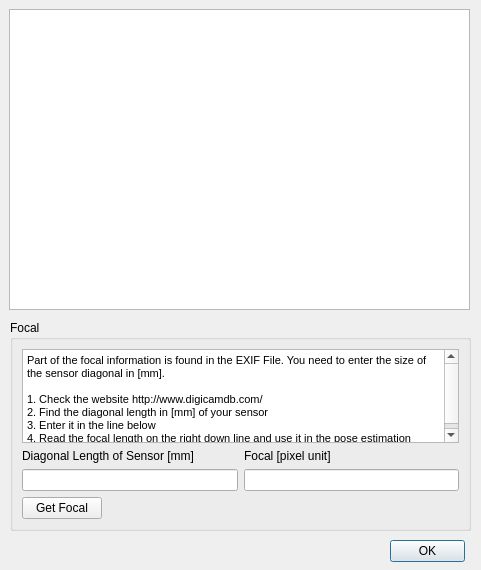
<?xml version="1.0" encoding="UTF-8"?>
<ui version="4.0">
 <class>Exif2</class>
 <widget class="QDialog" name="Exif2">
  <property name="geometry">
   <rect>
    <x>0</x>
    <y>0</y>
    <width>481</width>
    <height>570</height>
   </rect>
  </property>
  <property name="windowTitle">
   <string>Dialog</string>
  </property>
  <widget class="QDialogButtonBox" name="buttonBox">
   <property name="geometry">
    <rect>
     <x>390</x>
     <y>540</y>
     <width>75</width>
     <height>23</height>
    </rect>
   </property>
   <property name="orientation">
    <enum>Qt::Horizontal</enum>
   </property>
   <property name="standardButtons">
    <set>QDialogButtonBox::Ok</set>
   </property>
  </widget>
  <widget class="QTextBrowser" name="textBrowser">
   <property name="geometry">
    <rect>
     <x>9</x>
     <y>9</y>
     <width>461</width>
     <height>301</height>
    </rect>
   </property>
  </widget>
  <widget class="QGroupBox" name="groupBox">
   <property name="geometry">
    <rect>
     <x>10</x>
     <y>320</y>
     <width>461</width>
     <height>211</height>
    </rect>
   </property>
   <property name="title">
    <string>Focal</string>
   </property>
   <layout class="QGridLayout" name="gridLayout">
    <item row="2" column="0">
     <widget class="QLineEdit" name="lineDiagSensor"/>
    </item>
    <item row="0" column="0" colspan="2">
     <widget class="QTextBrowser" name="textBrowserFocal">
      <property name="sizePolicy">
       <sizepolicy hsizetype="Expanding" vsizetype="Minimum">
        <horstretch>0</horstretch>
        <verstretch>0</verstretch>
       </sizepolicy>
      </property>
      <property name="html">
       <string>&lt;!DOCTYPE HTML PUBLIC &quot;-//W3C//DTD HTML 4.0//EN&quot; &quot;http://www.w3.org/TR/REC-html40/strict.dtd&quot;&gt;
&lt;html&gt;&lt;head&gt;&lt;meta name=&quot;qrichtext&quot; content=&quot;1&quot; /&gt;&lt;style type=&quot;text/css&quot;&gt;
p, li { white-space: pre-wrap; }
&lt;/style&gt;&lt;/head&gt;&lt;body style=&quot; font-family:'MS Shell Dlg 2'; font-size:8.25pt; font-weight:400; font-style:normal;&quot;&gt;
&lt;p style=&quot; margin-top:0px; margin-bottom:0px; margin-left:0px; margin-right:0px; -qt-block-indent:0; text-indent:0px;&quot;&gt;&lt;span style=&quot; font-size:8pt;&quot;&gt;Part of the focal information is found in the EXIF File. You need to enter the size of the sensor diagonal in [mm]. &lt;/span&gt;&lt;/p&gt;
&lt;p style=&quot;-qt-paragraph-type:empty; margin-top:0px; margin-bottom:0px; margin-left:0px; margin-right:0px; -qt-block-indent:0; text-indent:0px; font-size:8pt;&quot;&gt;&lt;br /&gt;&lt;/p&gt;
&lt;p style=&quot; margin-top:0px; margin-bottom:0px; margin-left:0px; margin-right:0px; -qt-block-indent:0; text-indent:0px;&quot;&gt;&lt;span style=&quot; font-size:8pt;&quot;&gt;1. Check the website http://www.digicamdb.com/&lt;/span&gt;&lt;/p&gt;
&lt;p style=&quot; margin-top:0px; margin-bottom:0px; margin-left:0px; margin-right:0px; -qt-block-indent:0; text-indent:0px;&quot;&gt;&lt;span style=&quot; font-size:8pt;&quot;&gt;2. Find the diagonal length in [mm] of your sensor&lt;/span&gt;&lt;/p&gt;
&lt;p style=&quot; margin-top:0px; margin-bottom:0px; margin-left:0px; margin-right:0px; -qt-block-indent:0; text-indent:0px;&quot;&gt;&lt;span style=&quot; font-size:8pt;&quot;&gt;3. Enter it in the line below&lt;/span&gt;&lt;/p&gt;
&lt;p style=&quot; margin-top:0px; margin-bottom:0px; margin-left:0px; margin-right:0px; -qt-block-indent:0; text-indent:0px;&quot;&gt;&lt;span style=&quot; font-size:8pt;&quot;&gt;4. Read the focal length on the right down line and use it in the pose estimation&lt;/span&gt;&lt;/p&gt;&lt;/body&gt;&lt;/html&gt;</string>
      </property>
     </widget>
    </item>
    <item row="4" column="0">
     <widget class="QPushButton" name="pushButton">
      <property name="sizePolicy">
       <sizepolicy hsizetype="Fixed" vsizetype="Fixed">
        <horstretch>0</horstretch>
        <verstretch>0</verstretch>
       </sizepolicy>
      </property>
      <property name="text">
       <string>Get Focal</string>
      </property>
     </widget>
    </item>
    <item row="1" column="0">
     <widget class="QLabel" name="label">
      <property name="text">
       <string>Diagonal Length of Sensor [mm]</string>
      </property>
     </widget>
    </item>
    <item row="1" column="1">
     <widget class="QLabel" name="label_2">
      <property name="text">
       <string>Focal [pixel unit]</string>
      </property>
     </widget>
    </item>
    <item row="2" column="1">
     <widget class="QLineEdit" name="lineFocalPixel">
      <property name="readOnly">
       <bool>true</bool>
      </property>
     </widget>
    </item>
   </layout>
  </widget>
 </widget>
 <resources/>
 <connections>
  <connection>
   <sender>buttonBox</sender>
   <signal>accepted()</signal>
   <receiver>Exif2</receiver>
   <slot>accept()</slot>
   <hints>
    <hint type="sourcelabel">
     <x>248</x>
     <y>254</y>
    </hint>
    <hint type="destinationlabel">
     <x>157</x>
     <y>274</y>
    </hint>
   </hints>
  </connection>
  <connection>
   <sender>buttonBox</sender>
   <signal>rejected()</signal>
   <receiver>Exif2</receiver>
   <slot>reject()</slot>
   <hints>
    <hint type="sourcelabel">
     <x>316</x>
     <y>260</y>
    </hint>
    <hint type="destinationlabel">
     <x>286</x>
     <y>274</y>
    </hint>
   </hints>
  </connection>
 </connections>
</ui>
